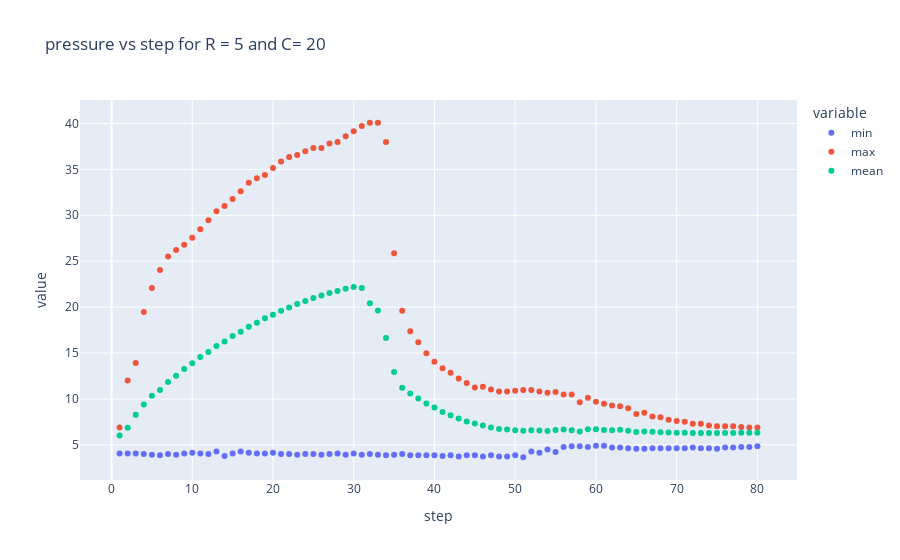

The cell this chart's notebook holds for it:
### Markdown cell above
![image.png](attachment:image.png)

For each `time_step` min and max `pressure` varies very much. 

Let's narrow it by taking into consideration features `R` and `C`.

### Code cell
# For example take R == 5 & C == 20
data = df.groupby(['step', 'R', 'C']).pressure.agg(['min', 'max', 'mean']).reset_index()
fig = px.scatter(data[(data.R == 5) & (data.C == 20)], 
              x='step', 
              y=['min', 'max', 'mean'], 
              title=f'pressure vs step for R = {5} and C= {20}').update_traces()
fig.show()

### Figure 1 — Plotly figure (JSON) as saved in the notebook; plotly's stock layout.template omitted (floating-point values rounded to 4 significant figures)
{"data": [{"hovertemplate": "variable=min<br>step=%{x}<br>value=%{y}<extra></extra>", "legendgroup": "min", "marker": {"color": "#636efa", "symbol": "circle"}, "mode": "markers", "name": "min", "orientation": "v", "showlegend": true, "type": "scatter", "x": [1, 2, 3, 4, 5, 6, 7, 8, 9, 10, 11, 12, 13, 14, 15, 16, 17, 18, 19, 20, 21, 22, 23, 24, 25, 26, 27, 28, 29, 30, 31, 32, 33, 34, 35, 36, 37, 38, 39, 40, 41, 42, 43, 44, 45, 46, 47, 48, 49, 50, 51, 52, 53, 54, 55, 56, 57, 58, 59, 60, 61, 62, 63, 64, 65, 66, 67, 68, 69, 70, 71, 72, 73, 74, 75, 76, 77, 78, 79, 80], "xaxis": "x", "y": [4.08, 4.08, 4.08, 4.01, 3.939, 3.869, 4.01, 3.939, 4.08, 4.15, 4.08, 4.01, 4.291, 3.799, 4.08, 4.291, 4.15, 4.08, 4.08, 4.15, 4.01, 4.01, 3.939, 4.01, 4.01, 3.939, 4.01, 4.08, 3.939, 4.08, 3.939, 4.01, 3.939, 3.869, 3.939, 4.01, 3.869, 3.869, 3.869, 3.869, 3.799, 3.869, 3.728, 3.869, 3.869, 3.728, 3.869, 3.728, 3.728, 3.869, 3.658, 4.291, 4.15, 4.502, 4.221, 4.783, 4.853, 4.853, 4.783, 4.924, 4.924, 4.713, 4.713, 4.642, 4.572, 4.572, 4.642, 4.642, 4.642, 4.642, 4.642, 4.713, 4.642, 4.642, 4.572, 4.713, 4.713, 4.783, 4.783, 4.853], "yaxis": "y"}, {"hovertemplate": "variable=max<br>step=%{x}<br>value=%{y}<extra></extra>", "legendgroup": "max", "marker": {"color": "#EF553B", "symbol": "circle"}, "mode": "markers", "name": "max", "orientation": "v", "showlegend": true, "type": "scatter", "x": [1, 2, 3, 4, 5, 6, 7, 8, 9, 10, 11, 12, 13, 14, 15, 16, 17, 18, 19, 20, 21, 22, 23, 24, 25, 26, 27, 28, 29, 30, 31, 32, 33, 34, 35, 36, 37, 38, 39, 40, 41, 42, 43, 44, 45, 46, 47, 48, 49, 50, 51, 52, 53, 54, 55, 56, 57, 58, 59, 60, 61, 62, 63, 64, 65, 66, 67, 68, 69, 70, 71, 72, 73, 74, 75, 76, 77, 78, 79, 80], "xaxis": "x", "y": [6.892, 12.02, 13.92, 19.48, 22.08, 24.05, 25.52, 26.23, 26.79, 27.56, 28.47, 29.46, 30.44, 31.01, 31.78, 32.62, 33.54, 34.03, 34.38, 35.15, 35.86, 36.35, 36.56, 36.98, 37.33, 37.33, 37.82, 37.97, 38.6, 39.16, 39.72, 40.07, 40.07, 37.97, 25.87, 19.62, 17.37, 16.17, 14.98, 14.06, 13.36, 12.87, 12.23, 11.74, 11.25, 11.32, 11.04, 10.83, 10.83, 10.9, 10.97, 10.97, 10.83, 10.69, 10.76, 10.48, 10.48, 9.634, 10.13, 9.704, 9.493, 9.282, 9.212, 9.001, 8.368, 8.509, 8.087, 8.017, 7.736, 7.595, 7.525, 7.314, 7.314, 7.103, 7.033, 7.033, 7.033, 6.962, 6.892, 6.892], "yaxis": "y"}, {"hovertemplate": "variable=mean<br>step=%{x}<br>value=%{y}<extra></extra>", "legendgroup": "mean", "marker": {"color": "#00cc96", "symbol": "circle"}, "mode": "markers", "name": "mean", "orientation": "v", "showlegend": true, "type": "scatter", "x": [1, 2, 3, 4, 5, 6, 7, 8, 9, 10, 11, 12, 13, 14, 15, 16, 17, 18, 19, 20, 21, 22, 23, 24, 25, 26, 27, 28, 29, 30, 31, 32, 33, 34, 35, 36, 37, 38, 39, 40, 41, 42, 43, 44, 45, 46, 47, 48, 49, 50, 51, 52, 53, 54, 55, 56, 57, 58, 59, 60, 61, 62, 63, 64, 65, 66, 67, 68, 69, 70, 71, 72, 73, 74, 75, 76, 77, 78, 79, 80], "xaxis": "x", "y": [6.032, 6.876, 8.293, 9.41, 10.36, 10.98, 11.86, 12.52, 13.27, 13.9, 14.58, 15.13, 15.77, 16.27, 16.85, 17.32, 17.86, 18.3, 18.78, 19.18, 19.61, 19.97, 20.35, 20.66, 20.99, 21.26, 21.54, 21.77, 22.0, 22.18, 22.09, 20.44, 19.64, 16.63, 12.94, 11.23, 10.59, 10.05, 9.519, 9.073, 8.597, 8.234, 7.885, 7.546, 7.337, 7.115, 6.891, 6.746, 6.668, 6.608, 6.543, 6.584, 6.574, 6.525, 6.638, 6.667, 6.598, 6.464, 6.709, 6.693, 6.632, 6.611, 6.655, 6.545, 6.411, 6.461, 6.44, 6.392, 6.344, 6.324, 6.322, 6.302, 6.297, 6.306, 6.307, 6.306, 6.309, 6.32, 6.323, 6.331], "yaxis": "y"}], "layout": {"legend": {"title": {"text": "variable"}, "tracegroupgap": 0}, "title": {"text": "pressure vs step for R = 5 and C= 20"}, "xaxis": {"anchor": "y", "domain": [0, 1], "title": {"text": "step"}}, "yaxis": {"anchor": "x", "domain": [0, 1], "title": {"text": "value"}}}}
